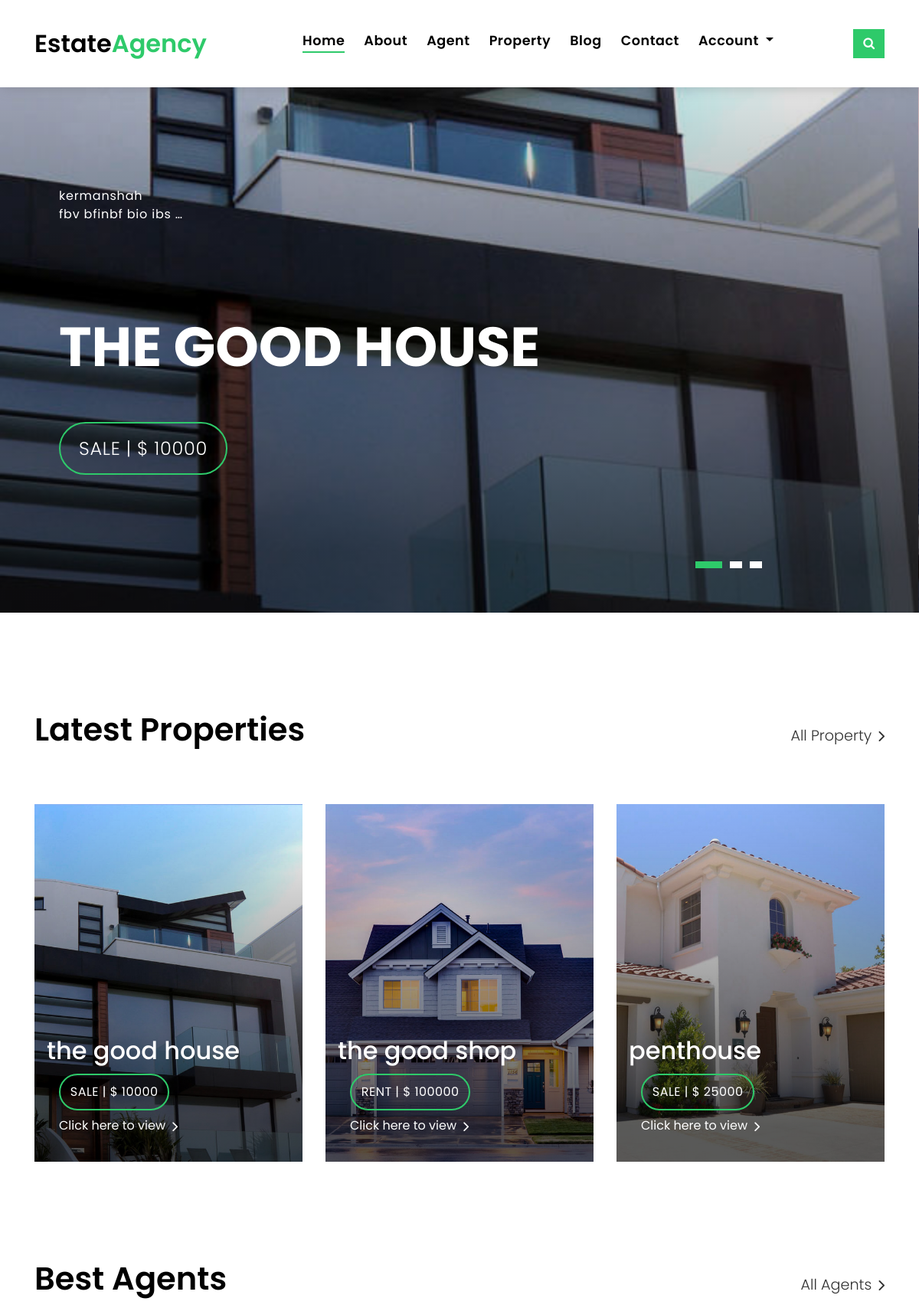
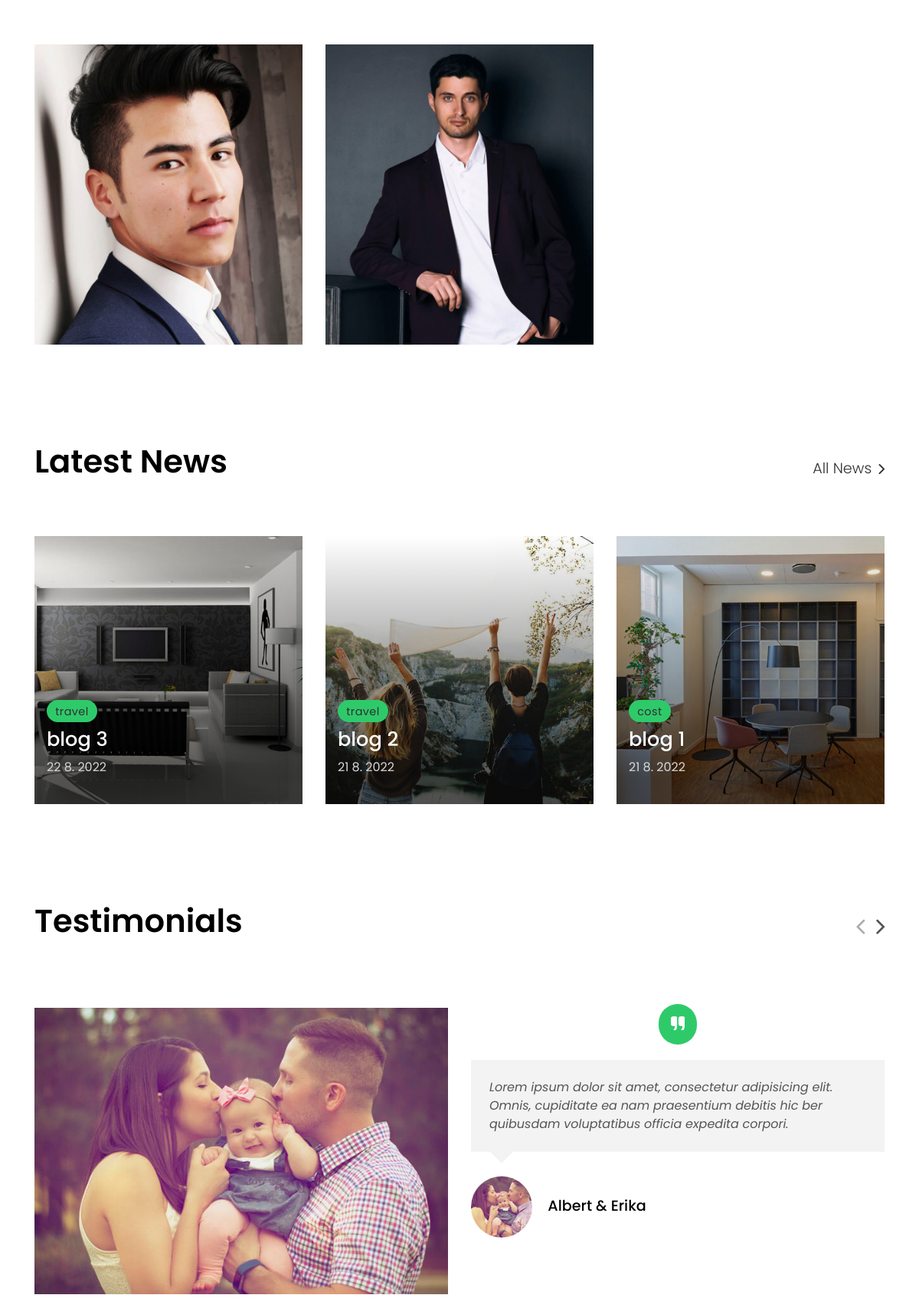
The page / (upper part) on the database its author committed (2 pictures, top to bottom).
### house/models.py (models this page shows, shortened)
class Property(models.Model):
    title = models.CharField(max_length=120)
    description = models.TextField()
    agent = models.ForeignKey(Agent, on_delete=models.CASCADE, related_name='properties')
    cost = models.CharField(max_length=15)
    city = models.CharField(max_length=50)
    address = models.TextField()
    state = (
        ('sale', 'sale'),
        ('rent', 'rent'),
    )
    status = models.CharField(max_length=10, choices=state)
    type = (
        ('shop', 'shop'),
        ('house', 'house'),
    )
    type = models.CharField(max_length=10, choices=type)
    area = models.IntegerField()
    year_created = models.IntegerField()
    floor = models.IntegerField()
    beds = models.IntegerField()
    parking = models.BooleanField(default=False)
    warehouse = models.BooleanField(default=False)
    elevator = models.BooleanField(default=False)
    slug = models.SlugField(null=True, blank=True)
    def get_absolute_url(self):
        return reverse('property:detail_property', kwargs={'slug': self.slug})

class Image(models.Model):
    house = models.ForeignKey(Property, on_delete=models.CASCADE, related_name='images')
    image = models.ImageField(upload_to='img/house')

### agent/models.py (models this page shows, shortened)
class Agent(models.Model):
    first_name = models.CharField(max_length=80)
    last_name = models.CharField(max_length=100)
    email = models.EmailField(unique=True)
    image = models.ImageField(upload_to='img/agent')
    bio = models.TextField()
    phone = models.CharField(max_length=11, unique=True)
    instagram = models.CharField(max_length=80, unique=True)
    telegram = models.CharField(max_length=80, unique=True)
    whatsapp = models.CharField(max_length=80, unique=True)
    def get_absolute_url(self):
        return reverse('agent:detail_agent', kwargs={'pk': self.pk})

### blog/models.py (models this page shows, shortened)
class Blog(models.Model):
    title = models.CharField(max_length=50)
    image = models.ImageField(upload_to='img/blog')
    author = models.ForeignKey(CustomUser, on_delete=models.CASCADE, related_name='blogs')
    category = models.ForeignKey(Category, on_delete=models.CASCADE, related_name='blogs')
    description = models.TextField()
    view = models.IntegerField(default=0)
    slug = models.SlugField(blank=True)
    created = models.DateTimeField(auto_now_add=True)
    def get_absolute_url(self):
        return reverse('blog:detail_blog', kwargs={'slug': self.slug})
    def get_date_created(self):
        return f'{self.created.day} {self.created.month}. {self.created.year}'

class Category(models.Model):
    title = models.CharField(max_length=50, unique=True)
    slug = models.SlugField(blank=True, null=True)
    def __str__(self):
        return self.title

### home/views.py (the view)
# urls.py: path('', views.HomeView.as_view(), name='home'),
class HomeView(generic.TemplateView):
    template_name = 'home/home.html'
    def get_context_data(self, **kwargs):
        context = super(HomeView, self).get_context_data(**kwargs)
        properties = Property.objects.all()[:5]
        agents = Agent.objects.all()[:3]
        blogs = Blog.objects.all().order_by('-created')[:5]
        context['last_properties'] = properties
        context['best_agents'] = agents
        context['last_blogs'] = blogs
        return context

### home/templates/home/home.html (shortened to what this page needs)
{% extends 'base.html' %}
{% load static %}
{% block content %}
    <div class="intro intro-carousel">
        <div id="carousel" class="owl-carousel owl-theme">
            {% for property in last_properties %}
                <div class="carousel-item-a intro-item bg-image"
                     style="background-image: url({{ property.images.all.first.image.url }})">
                    <div class="overlay overlay-a"></div>
                    <div class="intro-content display-table">
                        <div class="table-cell">
                            <div class="container">
                                <div class="row">
                                    <div class="col-lg-8">
                                        <div class="intro-body">
                                            <p class="intro-title-top">{{ property.city }}
                                                <br> {{ property.address|truncatechars:20 }} </p>
                                            <h1 class="intro-title mb-4">
                                                <br> {{ property.title }}</h1>
                                            <p class="intro-subtitle intro-price">
                                                <a href="#"><span
                                                        class="price-a">{{ property.status }} | $ {{ property.cost }}</span></a>
                                            </p>
                                        </div>
                                    </div>
                                </div>
                            </div>
                        </div>
                    </div>
                </div>
            {% endfor %}
        </div>
    </div>
    <section class="section-property section-t8">
        <div class="container">
            <div class="row">
                <div class="col-md-12">
                    <div class="title-wrap d-flex justify-content-between">
                        <div class="title-box">
                            <h2 class="title-a">Latest Properties</h2>
                        </div>
                        <div class="title-link">
                            <a href="{% url 'property:list_property' %}">All Property
                                <span class="ion-ios-arrow-forward"></span>
                            </a>
                        </div>
                    </div>
                </div>
            </div>
            <div id="property-carousel" class="owl-carousel owl-theme">
                {% for property in last_properties %}
                    <div class="carousel-item-b">
                        <div class="card-box-a card-shadow">
                            <div class="img-box-a">
                                <img src="{{ property.images.all.first.image.url }}" alt="" class="img-a img-fluid">
                            </div>
                            <div class="card-overlay">
                                <div class="card-overlay-a-content">
                                    <div class="card-header-a">
                                        <h2 class="card-title-a">
                                            <a href="{{ property.get_absolute_url }}">{{ property.title }}
                                                <br/> </a>
                                        </h2>
                                        <div class="card-body-a">
                                            <div class="price-box d-flex">
                                                <span class="price-a">{{ property.status }} | $ {{ property.cost }}</span>
                                            </div>
                                            <a href="{{ property.get_absolute_url }}" class="link-a">Click here to view
                                                <span class="ion-ios-arrow-forward"></span>
                                            </a>
                                        </div>
                                    </div>
                                </div>
                            </div>
                        </div>
                    </div>
                {% endfor %}
            </div>
        </div>
    </section>
    <section class="section-agents section-t8">
        <div class="container">
            <div class="row">
                <div class="col-md-12">
                    <div class="title-wrap d-flex justify-content-between">
                        <div class="title-box">
                            <h2 class="title-a">Best Agents</h2>
                        </div>
                        <div class="title-link">
                            <a href="{% url 'agent:list_agent' %}">All Agents
                                <span class="ion-ios-arrow-forward"></span>
                            </a>
                        </div>
                    </div>
                </div>
            </div>
            <div class="row">
                {% for agent in best_agents %}
                    <div class="col-md-4">
                        <div class="card-box-d">
                            <div class="card-img-d">
                                <img src="{{ agent.image.url }}" alt="" class="img-d img-fluid">
                            </div>
                            <div class="card-overlay card-overlay-hover">
                                <div class="card-header-d">
                                    <div class="card-title-d align-self-center">
                                    </div>
                                </div>
                                <div class="card-body-d">
                                </div>
                            </div>
                        </div>
                    </div>
                {% endfor %}
            </div>
        </div>
    </section>
    <section class="section-news section-t8">
        <div class="container">
            <div class="row">
                <div class="col-md-12">
                    <div class="title-wrap d-flex justify-content-between">
                        <div class="title-box">
                            <h2 class="title-a">Latest News</h2>
                        </div>
                        <div class="title-link">
                            <a href="{% url 'blog:list_blog' %}">All News
                                <span class="ion-ios-arrow-forward"></span>
                            </a>
                        </div>
                    </div>
                </div>
            </div>
            <div id="new-carousel" class="owl-carousel owl-theme">
                {% for blog in last_blogs %}
                    <div class="carousel-item-c">
                        <div class="card-box-b card-shadow news-box">
                            <div class="img-box-b">
                                <img src="{{ blog.image.url }}" alt="" class="img-b img-fluid">
                            </div>
                            <div class="card-overlay">
                                <div class="card-header-b">
                                    <div class="card-category-b">
                                        <a href="#" class="category-b">{{ blog.category }}</a>
                                    </div>
                                    <div class="card-title-b">
                                        <h2 class="title-2">
                                            <a href="{{ blog.get_absolute_url }}">{{ blog.title }}</a>
                                        </h2>
                                    </div>
                                    <div class="card-date">
                                        <span class="date-b">{{ blog.get_date_created }}</span>
                                    </div>
                                </div>
                            </div>
                        </div>
                    </div>
                {% endfor %}
            </div>
        </div>
    </section>
    <section class="section-testimonials section-t8 nav-arrow-a">
        <div class="container">
            <div class="row">
                <div class="col-md-12">
                    <div class="title-wrap d-flex justify-content-between">
                        <div class="title-box">
                            <h2 class="title-a">Testimonials</h2>
                        </div>
                    </div>
                </div>
            </div>
            <div id="testimonial-carousel" class="owl-carousel owl-arrow">
                <div class="carousel-item-a">
                    <div class="testimonials-box">
                        <div class="row">
                            <div class="col-sm-12 col-md-6">
                                <div class="testimonial-img">
                                    <img src="{% static 'img/testimonial-1.jpg' %}" alt="" class="img-fluid">
                                </div>
                            </div>
                            <div class="col-sm-12 col-md-6">
                                <div class="testimonial-ico">
                                    <span class="ion-ios-quote"></span>
                                </div>
                                <div class="testimonials-content">
                                    <p class="testimonial-text">
                                        Lorem ipsum dolor sit amet, consectetur adipisicing elit. Omnis, cupiditate ea
                                        nam
                                        praesentium
                                        debitis hic ber quibusdam
                                        voluptatibus officia expedita corpori.
                                    </p>
                                </div>
                                <div class="testimonial-author-box">
                                    <img src="{% static 'img/mini-testimonial-1.jpg' %}" alt=""
                                         class="testimonial-avatar">
                                    <h5 class="testimonial-author">Albert & Erika</h5>
                                </div>
                            </div>
                        </div>
                    </div>
                </div>
                <div class="carousel-item-a">
                    <div class="testimonials-box">
                        <div class="row">
                            <div class="col-sm-12 col-md-6">
                            </div>
                        </div>
                    </div>
                </div>
            </div>
        </div>
    </section>
{% endblock %}

### rows shown on the page
Property: images.all.first.image (picture), city "kermanshah", address "fbv bfinbf bio ibs …", title "THE GOOD HOUSE", status "SALE", cost "10000", title "the good house"
Property: images.all.first.image (picture), title "the good shop", status "RENT", cost "100000"
Property: images.all.first.image (picture), title "penthouse", status "SALE", cost "25000"
Agent: image (picture)
Agent: image (picture)
Blog: image (picture), category "travel", title "blog 3", get_date_created "22 8. 2022"
Blog: image (picture), category "travel", title "blog 2", get_date_created "21 8. 2022"
Blog: image (picture), category "cost", title "blog 1", get_date_created "21 8. 2022"
